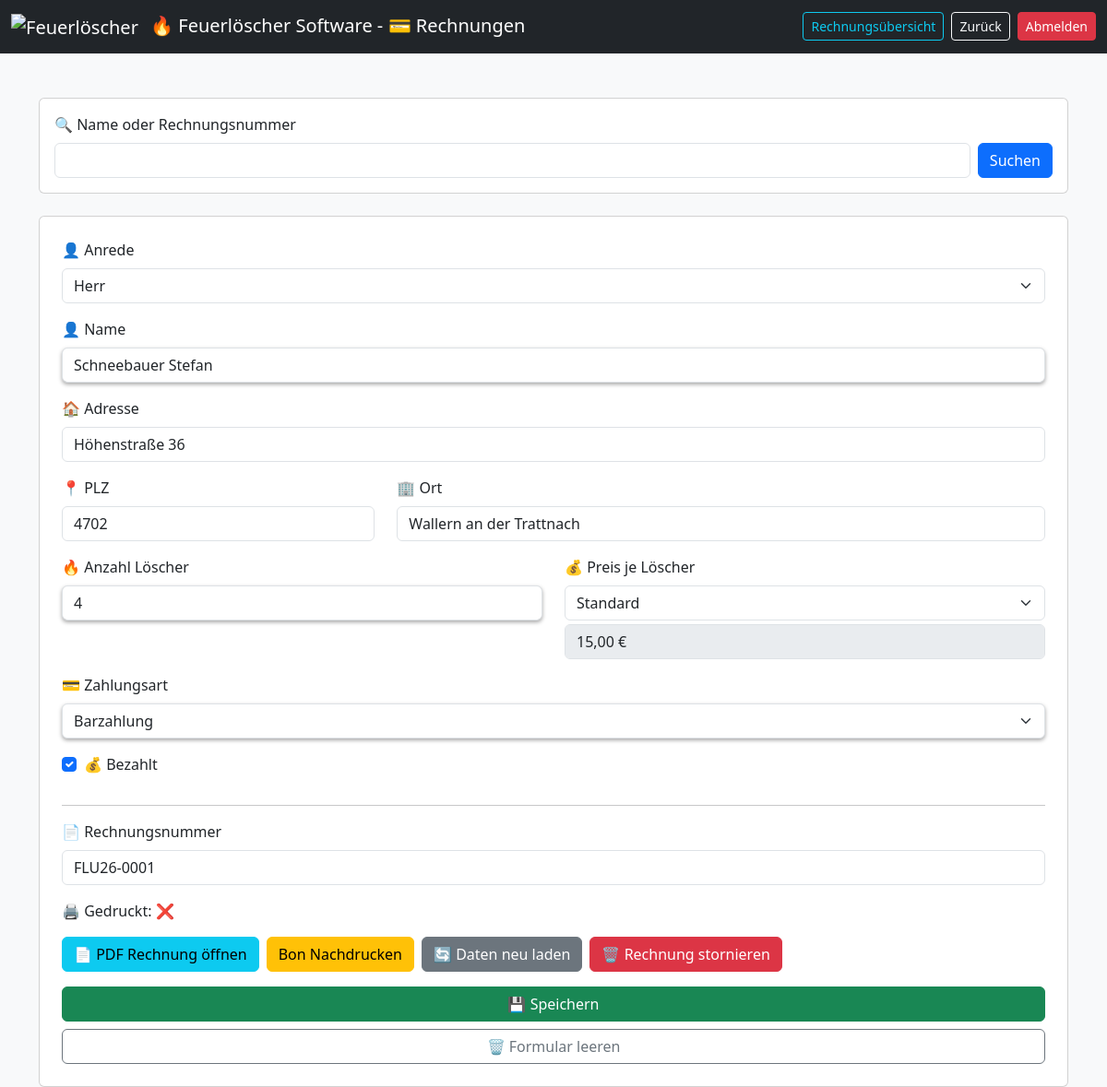
The app's page /rechnung.php?id=5 (signed in) with its own data.
### tables this page shows
CREATE TABLE rechnungen (
    id INTEGER PRIMARY KEY AUTOINCREMENT,
    anrede TEXT,                         -- Herr, Frau, Firma, etc.
    name TEXT,
    adresse TEXT,
    plz TEXT,
    ort TEXT,
    anzahl_loescher INTEGER,
    preis_pro_loescher REAL,
    zeitstempel_erstellung TEXT,
    rechnung_gedruckt INTEGER DEFAULT 0,
    zeitstempel_gedruckt TEXT,
    rechnungsnummer TEXT,
    zahlungsart TEXT DEFAULT 'Barzahlung',  -- Barzahlung, Kartenzahlung, SumUp
    bezahlt INTEGER DEFAULT 0 ,            -- 0 = nicht bezahlt, 1 = bezahlt
    sumup_transaction_id TEXT,
    sumup_status TEXT
);

### rechnung.php (the view, shortened to what this page needs)
<?php
$db = getDB();
$editEntry = null;
$preise = [
    'Standard' => PREIS_STANDARD,
    'Rabatt' => PREIS_RABATT,
    'Gratis' => PREIS_GRATIS
];
$lastNr = $db->querySingle("
    SELECT rechnungsnummer FROM rechnungen
    WHERE rechnungsnummer LIKE '".RECHNUNGS_PREFIX."%'
    ORDER BY id DESC LIMIT 1
");
if ($lastNr) {
    $number = intval(str_replace(RECHNUNGS_PREFIX, '', $lastNr)) + 1;
} else {
    $number = 1;
}
$nextRechnungsnummer = RECHNUNGS_PREFIX . str_pad($number, 4, '0', STR_PAD_LEFT);
if (isset($_GET['id']) && empty($editEntry)) {
    $id = (int)$_GET['id'];
    $editEntry = $db->query("SELECT * FROM rechnungen WHERE id = $id")->fetchArray(SQLITE3_ASSOC);
}
$currentTyp = '';
if ($editEntry && isset($editEntry['preis_pro_loescher'])) {
    foreach ($preise as $k => $v) {
        if ($v == $editEntry['preis_pro_loescher']) {
            $currentTyp = $k;
        }
    }
}
?>
<!DOCTYPE html>
<html>
<head>
<link href="https://cdn.jsdelivr.net/npm/bootstrap@5.3.0/dist/css/bootstrap.min.css" rel="stylesheet">
</head>
<body class="bg-light">
<nav class="navbar navbar-expand-lg navbar-dark bg-dark">
    <div class="container-fluid">
        <span class="navbar-brand">
            <img src="./images/Feuerlöscher.ico" alt="Feuerlöscher" width="24" height="24" class="me-2">
            &#128293; Feuerlöscher Software - &#128179; Rechnungen
        </span>
        <div class="d-flex gap-2">
            <a href="rechnungen_anzeigen.php" class="btn btn-outline-info btn-sm">Rechnungsübersicht</a>
            <a href="index.php" class="btn btn-outline-light btn-sm">
                Zurück
            </a>
            <a href="?logout=1" class="btn btn-danger btn-sm">
                Abmelden
            </a>
        </div>
    </div>
</nav>
<div class="container mt-5">
<form method="post" class="card p-3 mb-4">
    <label class="form-label">&#128269; Name oder Rechnungsnummer</label>
    <div class="d-flex gap-2">
        <input type="text" name="suchfeld" class="form-control" autocomplete="off" list="sucheListe">
        <button name="suche" class="btn btn-primary">Suchen</button>
    </div>
</form>
<form method="post" id="rechnungsForm" class="card p-4">
<div class="mb-3">
    <label class="form-label">&#128100; Anrede</label>
    <select name="anrede" class="form-select">
        <option <?= ($editEntry['anrede'] ?? '')=='Herr'?'selected':'' ?>>Herr</option>
    </select>
</div>
<div class="mb-3">
    <label class="form-label">&#128100; Name</label>
    <input list="namenListe" name="name" class="form-control highlight" autocomplete="off"
        value="<?= htmlspecialchars($editEntry['name'] ?? '') ?>" required>
</div>
<div class="mb-3">
    <label class="form-label">&#127968; Adresse</label>
    <input type="text" name="adresse" class="form-control"
        value="<?= htmlspecialchars($editEntry['adresse'] ?? '') ?>">
</div>
<div class="row">
    <div class="col-md-4 mb-3">
        <label class="form-label">&#128205; PLZ</label>
        <input type="text" name="plz" class="form-control"
            value="<?= htmlspecialchars($editEntry['plz'] ?? '4702') ?>">
    </div>
    <div class="col-md-8 mb-3">
        <label class="form-label">&#127970; Ort</label>
        <input type="text" name="ort" class="form-control"
            value="<?= htmlspecialchars($editEntry['ort'] ?? 'Wallern an der Trattnach') ?>">
    </div>
</div>
<div class="row">
    <div class="col-md-6 mb-3">
        <label class="form-label">&#128293; Anzahl Löscher</label>
        <input type="number" name="anzahl" class="form-control highlight"
            value="<?= $editEntry['anzahl_loescher'] ?? 1 ?>">
    </div>
    <div class="col-md-6 mb-3">
        <label class="form-label">&#128176; Preis je Löscher</label>
        <select name="typ" id="typSelect" class="form-select">
            <?php foreach ($preise as $k => $v): ?>
            <option value="<?= $k ?>" <?= ($currentTyp==$k)?'selected':'' ?>><?= $k ?></option>
            <?php endforeach; ?>
        </select>
        <input type="text" id="preisField" class="form-control mt-1" disabled>
    </div>
</div>
<div class="mb-3">
    <label class="form-label">&#128179; Zahlungsart</label>
    <select name="zahlungsart" id="zahlungsartSelect" class="form-select highlight">
        <?php
        $selectedZahlungsart = isset($editEntry['zahlungsart']) ? $editEntry['zahlungsart'] : 'Barzahlung';
        ?>
        <option value="Barzahlung" <?= ($selectedZahlungsart =='Barzahlung')?'selected':'' ?>>Barzahlung</option>
    </select>
</div>
<div class="mb-3 form-check">
    <input type="checkbox" name="bezahlt" value="1" class="form-check-input" id="bezahltCheck" <?= ($editEntry['bezahlt'] ?? 0) ? 'checked' : '' ?>>
    <label class="form-check-label" for="bezahltCheck">&#128176; Bezahlt</label>
</div>
<hr>
<div class="mb-3">
    <label class="form-label">&#128196; Rechnungsnummer</label>
    <input type="text" name="rechnungsnummer" class="form-control"
       value="<?= htmlspecialchars($editEntry['rechnungsnummer'] ?? $nextRechnungsnummer) ?>"
       readonly>
</div>
<?php if (!is_null($editEntry) && $editEntry) { ?>
<p>
    &#128424; Gedruckt: <span id="druckStatusAnzeige"><?= ($editEntry['rechnung_gedruckt'] ?? 0) ? '&#9989;' : '&#10060;' ?></span>
</p>
<div class="d-flex gap-2 mb-3 flex-wrap">
    <a id="openPdf"
       href="_Rechnungen/Rechnung_<?= preg_replace('/[^a-zA-Z0-9_-]/', '', $editEntry['rechnungsnummer']) ?>.pdf"
       target="_blank"
       class="btn btn-info">
         &#128196; PDF Rechnung öffnen
    </a>
    <button type="submit" name="reprint_rechnung" class="btn btn-warning">
         Bon Nachdrucken
    </button>
    <button type="button" id="reloadData" class="btn btn-secondary">
        &#128260; Daten neu laden
    </button>
    <button type="submit" name="delete_rechnung_form" class="btn btn-danger" onclick="return confirm('Möchten Sie diese Rechnung wirklich unwiderruflich stornieren und löschen? Das PDF wird ebenfalls gelöscht.');">
        &#128465; Rechnung stornieren
    </button>
</div>
<?php } else { ?>
<a id="openPdf" href="#" style="display:none;" class="btn btn-info mb-3">
    &#128196; PDF öffnen
</a>
<?php } ?>
<button class="btn btn-success w-100" name="save_rechnung" id="submitFormBtn">&#128190; Speichern</button>
<button type="button" class="btn btn-outline-secondary w-100 mt-2" id="clearForm">&#128465; Formular leeren</button>
</form>
</div>
</body>
</html>

### rechnung.php (style rules this page uses)
.highlight { box-shadow: 0 .125rem .25rem rgba(0,0,0,.35) !important; }

### records on screen
rechnungen: anrede "Herr", name "Schneebauer Stefan", adresse "Höhenstraße 36", plz "4702", ort "Wallern an der Trattnach", anzahl "4", zahlungsart "Barzahlung", bezahlt "☑", rechnungsnummer "FLU26-0001"

### other values on screen
form field typ "Standard"
